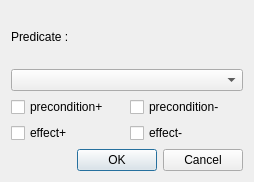
<?xml version="1.0" encoding="UTF-8"?>
<ui version="4.0">
 <class>OperatorsPredicateDialog</class>
 <widget class="QDialog" name="OperatorsPredicateDialog">
  <property name="geometry">
   <rect>
    <x>0</x>
    <y>0</y>
    <width>254</width>
    <height>182</height>
   </rect>
  </property>
  <property name="focusPolicy">
   <enum>Qt::TabFocus</enum>
  </property>
  <property name="windowTitle">
   <string>Add predicate</string>
  </property>
  <layout class="QGridLayout" name="gridLayout">
   <item row="0" column="0" colspan="2">
    <widget class="QLabel" name="label">
     <property name="text">
      <string>Predicate :</string>
     </property>
    </widget>
   </item>
   <item row="1" column="0" colspan="2">
    <widget class="QComboBox" name="predComboBox"/>
   </item>
   <item row="2" column="0">
    <widget class="QCheckBox" name="precondPosCheck">
     <property name="text">
      <string>precondition+</string>
     </property>
    </widget>
   </item>
   <item row="3" column="0">
    <widget class="QCheckBox" name="effectPosCheck">
     <property name="text">
      <string>effect+</string>
     </property>
    </widget>
   </item>
   <item row="3" column="1">
    <widget class="QCheckBox" name="effectNegCheck">
     <property name="text">
      <string>effect-</string>
     </property>
    </widget>
   </item>
   <item row="4" column="0" colspan="2">
    <widget class="QDialogButtonBox" name="buttonBox">
     <property name="orientation">
      <enum>Qt::Horizontal</enum>
     </property>
     <property name="standardButtons">
      <set>QDialogButtonBox::Cancel|QDialogButtonBox::Ok</set>
     </property>
    </widget>
   </item>
   <item row="2" column="1">
    <widget class="QCheckBox" name="precondNegCheck">
     <property name="text">
      <string>precondition-</string>
     </property>
    </widget>
   </item>
  </layout>
 </widget>
 <resources/>
 <connections>
  <connection>
   <sender>buttonBox</sender>
   <signal>accepted()</signal>
   <receiver>OperatorsPredicateDialog</receiver>
   <slot>accept()</slot>
   <hints>
    <hint type="sourcelabel">
     <x>248</x>
     <y>254</y>
    </hint>
    <hint type="destinationlabel">
     <x>157</x>
     <y>274</y>
    </hint>
   </hints>
  </connection>
  <connection>
   <sender>buttonBox</sender>
   <signal>rejected()</signal>
   <receiver>OperatorsPredicateDialog</receiver>
   <slot>reject()</slot>
   <hints>
    <hint type="sourcelabel">
     <x>316</x>
     <y>260</y>
    </hint>
    <hint type="destinationlabel">
     <x>286</x>
     <y>274</y>
    </hint>
   </hints>
  </connection>
 </connections>
</ui>
